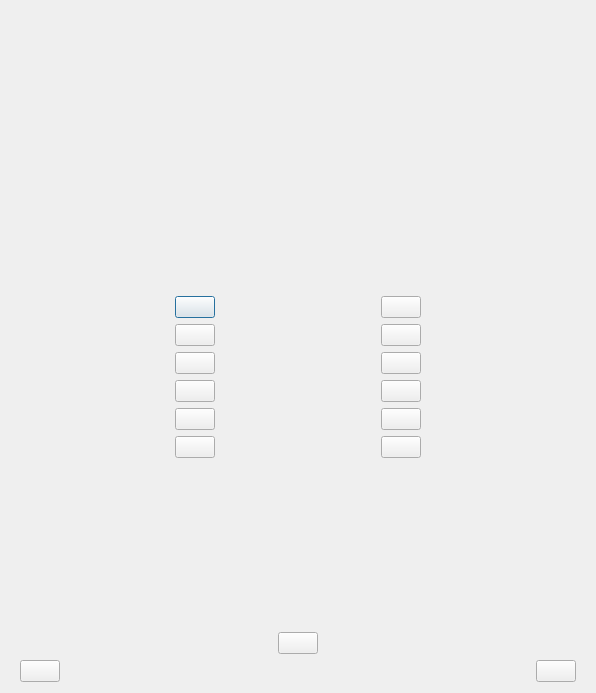
<?xml version="1.0" encoding="UTF-8"?>
<ui version="4.0">
 <class>trainingQuiz</class>
 <widget class="QDialog" name="trainingQuiz">
  <property name="geometry">
   <rect>
    <x>0</x>
    <y>0</y>
    <width>596</width>
    <height>693</height>
   </rect>
  </property>
  <property name="windowTitle">
   <string>Training</string>
  </property>
  <property name="autoFillBackground">
   <bool>true</bool>
  </property>
  <layout class="QVBoxLayout" name="verticalLayout_4">
   <property name="leftMargin">
    <number>20</number>
   </property>
   <property name="rightMargin">
    <number>20</number>
   </property>
   <item>
    <layout class="QVBoxLayout" name="verticalLayout_2">
     <item>
      <layout class="QHBoxLayout" name="horizontalLayout_3">
       <item>
        <spacer name="horizontalSpacer_23">
         <property name="orientation">
          <enum>Qt::Horizontal</enum>
         </property>
         <property name="sizeHint" stdset="0">
          <size>
           <width>40</width>
           <height>20</height>
          </size>
         </property>
        </spacer>
       </item>
       <item>
        <widget class="QLabel" name="label_5">
         <property name="text">
          <string/>
         </property>
        </widget>
       </item>
      </layout>
     </item>
     <item>
      <spacer name="verticalSpacer_4">
       <property name="orientation">
        <enum>Qt::Vertical</enum>
       </property>
       <property name="sizeHint" stdset="0">
        <size>
         <width>17</width>
         <height>13</height>
        </size>
       </property>
      </spacer>
     </item>
     <item>
      <widget class="QLabel" name="label">
       <property name="text">
        <string>&lt;html&gt;&lt;head/&gt;&lt;body&gt;&lt;p&gt;&lt;br/&gt;&lt;/p&gt;&lt;/body&gt;&lt;/html&gt;</string>
       </property>
      </widget>
     </item>
     <item>
      <spacer name="verticalSpacer_3">
       <property name="orientation">
        <enum>Qt::Vertical</enum>
       </property>
       <property name="sizeHint" stdset="0">
        <size>
         <width>17</width>
         <height>17</height>
        </size>
       </property>
      </spacer>
     </item>
    </layout>
   </item>
   <item>
    <layout class="QVBoxLayout" name="verticalLayout_3">
     <item>
      <layout class="QGridLayout" name="gridLayout">
       <property name="topMargin">
        <number>20</number>
       </property>
       <property name="bottomMargin">
        <number>20</number>
       </property>
       <item row="0" column="0">
        <spacer name="horizontalSpacer_5">
         <property name="orientation">
          <enum>Qt::Horizontal</enum>
         </property>
         <property name="sizeHint" stdset="0">
          <size>
           <width>40</width>
           <height>20</height>
          </size>
         </property>
        </spacer>
       </item>
       <item row="0" column="1">
        <widget class="QPushButton" name="pushButton">
         <property name="styleSheet">
          <string notr="true"/>
         </property>
         <property name="text">
          <string/>
         </property>
        </widget>
       </item>
       <item row="0" column="2" rowspan="6">
        <widget class="QStackedWidget" name="stackedWidget">
         <widget class="QWidget" name="page"/>
         <widget class="QWidget" name="page_2"/>
        </widget>
       </item>
       <item row="0" column="3">
        <widget class="QPushButton" name="pushButton_2">
         <property name="styleSheet">
          <string notr="true"/>
         </property>
         <property name="text">
          <string/>
         </property>
        </widget>
       </item>
       <item row="0" column="4">
        <spacer name="horizontalSpacer_9">
         <property name="orientation">
          <enum>Qt::Horizontal</enum>
         </property>
         <property name="sizeHint" stdset="0">
          <size>
           <width>40</width>
           <height>20</height>
          </size>
         </property>
        </spacer>
       </item>
       <item row="1" column="0">
        <spacer name="horizontalSpacer_6">
         <property name="orientation">
          <enum>Qt::Horizontal</enum>
         </property>
         <property name="sizeHint" stdset="0">
          <size>
           <width>40</width>
           <height>20</height>
          </size>
         </property>
        </spacer>
       </item>
       <item row="1" column="1">
        <widget class="QPushButton" name="pushButton_3">
         <property name="text">
          <string/>
         </property>
        </widget>
       </item>
       <item row="1" column="3">
        <widget class="QPushButton" name="pushButton_4">
         <property name="text">
          <string/>
         </property>
        </widget>
       </item>
       <item row="1" column="4">
        <spacer name="horizontalSpacer_10">
         <property name="orientation">
          <enum>Qt::Horizontal</enum>
         </property>
         <property name="sizeHint" stdset="0">
          <size>
           <width>40</width>
           <height>20</height>
          </size>
         </property>
        </spacer>
       </item>
       <item row="2" column="0">
        <spacer name="horizontalSpacer_11">
         <property name="orientation">
          <enum>Qt::Horizontal</enum>
         </property>
         <property name="sizeHint" stdset="0">
          <size>
           <width>40</width>
           <height>20</height>
          </size>
         </property>
        </spacer>
       </item>
       <item row="2" column="1">
        <widget class="QPushButton" name="pushButton_5">
         <property name="styleSheet">
          <string notr="true"/>
         </property>
         <property name="text">
          <string/>
         </property>
        </widget>
       </item>
       <item row="2" column="3">
        <widget class="QPushButton" name="pushButton_6">
         <property name="styleSheet">
          <string notr="true"/>
         </property>
         <property name="text">
          <string/>
         </property>
        </widget>
       </item>
       <item row="2" column="4">
        <spacer name="horizontalSpacer_16">
         <property name="orientation">
          <enum>Qt::Horizontal</enum>
         </property>
         <property name="sizeHint" stdset="0">
          <size>
           <width>40</width>
           <height>20</height>
          </size>
         </property>
        </spacer>
       </item>
       <item row="3" column="0">
        <spacer name="horizontalSpacer_14">
         <property name="orientation">
          <enum>Qt::Horizontal</enum>
         </property>
         <property name="sizeHint" stdset="0">
          <size>
           <width>40</width>
           <height>20</height>
          </size>
         </property>
        </spacer>
       </item>
       <item row="3" column="1">
        <widget class="QPushButton" name="pushButton_7">
         <property name="text">
          <string/>
         </property>
        </widget>
       </item>
       <item row="3" column="3">
        <widget class="QPushButton" name="pushButton_8">
         <property name="text">
          <string/>
         </property>
        </widget>
       </item>
       <item row="3" column="4">
        <spacer name="horizontalSpacer_13">
         <property name="orientation">
          <enum>Qt::Horizontal</enum>
         </property>
         <property name="sizeHint" stdset="0">
          <size>
           <width>40</width>
           <height>20</height>
          </size>
         </property>
        </spacer>
       </item>
       <item row="4" column="0">
        <spacer name="horizontalSpacer_17">
         <property name="orientation">
          <enum>Qt::Horizontal</enum>
         </property>
         <property name="sizeHint" stdset="0">
          <size>
           <width>40</width>
           <height>20</height>
          </size>
         </property>
        </spacer>
       </item>
       <item row="4" column="1">
        <widget class="QPushButton" name="pushButton_9">
         <property name="styleSheet">
          <string notr="true"/>
         </property>
         <property name="text">
          <string/>
         </property>
        </widget>
       </item>
       <item row="4" column="3">
        <widget class="QPushButton" name="pushButton_10">
         <property name="styleSheet">
          <string notr="true"/>
         </property>
         <property name="text">
          <string/>
         </property>
        </widget>
       </item>
       <item row="4" column="4">
        <spacer name="horizontalSpacer_22">
         <property name="orientation">
          <enum>Qt::Horizontal</enum>
         </property>
         <property name="sizeHint" stdset="0">
          <size>
           <width>40</width>
           <height>20</height>
          </size>
         </property>
        </spacer>
       </item>
       <item row="5" column="0">
        <spacer name="horizontalSpacer_20">
         <property name="orientation">
          <enum>Qt::Horizontal</enum>
         </property>
         <property name="sizeHint" stdset="0">
          <size>
           <width>40</width>
           <height>20</height>
          </size>
         </property>
        </spacer>
       </item>
       <item row="5" column="1">
        <widget class="QPushButton" name="pushButton_11">
         <property name="text">
          <string/>
         </property>
        </widget>
       </item>
       <item row="5" column="3">
        <widget class="QPushButton" name="pushButton_12">
         <property name="text">
          <string/>
         </property>
        </widget>
       </item>
       <item row="5" column="4">
        <spacer name="horizontalSpacer_19">
         <property name="orientation">
          <enum>Qt::Horizontal</enum>
         </property>
         <property name="sizeHint" stdset="0">
          <size>
           <width>40</width>
           <height>20</height>
          </size>
         </property>
        </spacer>
       </item>
      </layout>
     </item>
     <item>
      <layout class="QVBoxLayout" name="verticalLayout">
       <property name="leftMargin">
        <number>0</number>
       </property>
       <property name="topMargin">
        <number>20</number>
       </property>
       <property name="bottomMargin">
        <number>20</number>
       </property>
       <item>
        <widget class="QLabel" name="label_2">
         <property name="minimumSize">
          <size>
           <width>0</width>
           <height>30</height>
          </size>
         </property>
         <property name="autoFillBackground">
          <bool>false</bool>
         </property>
         <property name="text">
          <string/>
         </property>
        </widget>
       </item>
       <item>
        <widget class="QLabel" name="label_3">
         <property name="minimumSize">
          <size>
           <width>0</width>
           <height>30</height>
          </size>
         </property>
         <property name="text">
          <string/>
         </property>
        </widget>
       </item>
       <item>
        <widget class="QLabel" name="label_4">
         <property name="minimumSize">
          <size>
           <width>0</width>
           <height>30</height>
          </size>
         </property>
         <property name="text">
          <string/>
         </property>
        </widget>
       </item>
      </layout>
     </item>
     <item>
      <layout class="QHBoxLayout" name="horizontalLayout">
       <item>
        <spacer name="horizontalSpacer_3">
         <property name="orientation">
          <enum>Qt::Horizontal</enum>
         </property>
         <property name="sizeHint" stdset="0">
          <size>
           <width>40</width>
           <height>20</height>
          </size>
         </property>
        </spacer>
       </item>
       <item>
        <widget class="QPushButton" name="pushButton_13">
         <property name="text">
          <string/>
         </property>
        </widget>
       </item>
       <item>
        <spacer name="horizontalSpacer_4">
         <property name="orientation">
          <enum>Qt::Horizontal</enum>
         </property>
         <property name="sizeHint" stdset="0">
          <size>
           <width>40</width>
           <height>20</height>
          </size>
         </property>
        </spacer>
       </item>
      </layout>
     </item>
     <item>
      <layout class="QHBoxLayout" name="horizontalLayout_2">
       <item>
        <widget class="QPushButton" name="pushButton_14">
         <property name="text">
          <string/>
         </property>
        </widget>
       </item>
       <item>
        <spacer name="horizontalSpacer">
         <property name="orientation">
          <enum>Qt::Horizontal</enum>
         </property>
         <property name="sizeHint" stdset="0">
          <size>
           <width>40</width>
           <height>20</height>
          </size>
         </property>
        </spacer>
       </item>
       <item>
        <widget class="QPushButton" name="pushButton_16">
         <property name="text">
          <string/>
         </property>
        </widget>
       </item>
      </layout>
     </item>
    </layout>
   </item>
  </layout>
 </widget>
 <resources>
  <include location="resources.qrc"/>
 </resources>
 <connections/>
</ui>
